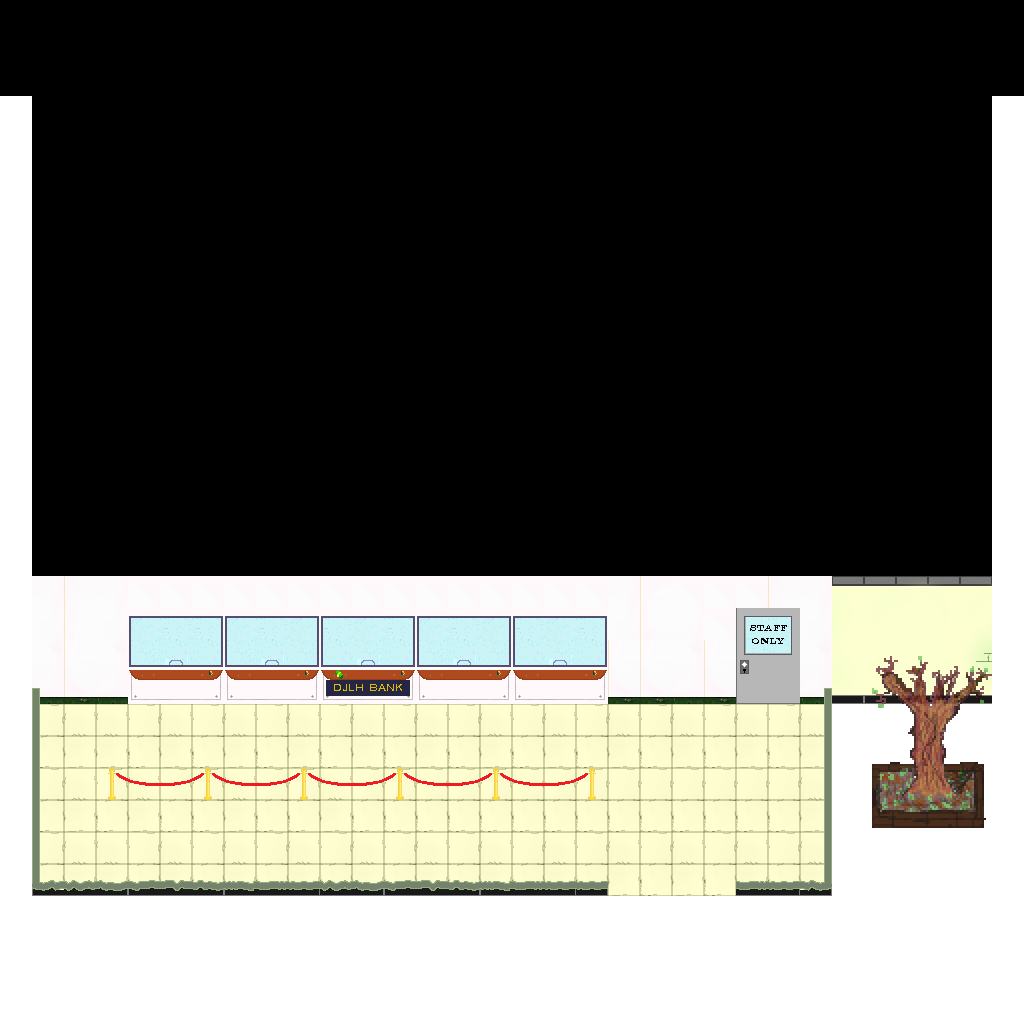

Below is a game level as drawn by its tile map, then a one-line description and the .tmx that defines it (tile-layer data replaced by summaries):
An orthogonal 32x32 tile map with 32x32 px tiles, 5 tile layers (floor, vault, wall_foyer, foyer, ...), 6 hidden layers not drawn, 2 tilesets and 46 objects (collision_door_staff, collision_door_main, collision_door_vault, collision_door_prevault, objective_3, ...).

<map version="1.0" orientation="orthogonal" renderorder="right-down" width="32" height="32" tilewidth="32" tileheight="32" nextobjectid="92">
 <tileset firstgid="1" name="tileset" tilewidth="32" tileheight="32">
  <image source="tileset.png" width="512" height="512" />
 </tileset>
 <tileset firstgid="257" name="sign" tilewidth="32" tileheight="32">
  <image source="sign.png" width="480" height="288" />
 </tileset>
 <layer name="floor" width="32" height="32">
  <data>[1024 cells, 928 non-empty, 41 distinct tile ids]</data>
 </layer>
 <layer name="wall_vault" width="32" height="32" visible="0">
  <data>[1024 cells, 0 non-empty, 0 distinct tile ids]</data>
 </layer>
 <layer name="vault" width="32" height="32">
  <data>[1024 cells, 264 non-empty, 80 distinct tile ids]</data>
 </layer>
 <layer name="wall_prevault" width="32" height="32" visible="0">
  <data>[1024 cells, 432 non-empty, 34 distinct tile ids]</data>
 </layer>
 <layer name="prevault" width="32" height="32" visible="0">
  <data>[1024 cells, 9 non-empty, 7 distinct tile ids]</data>
 </layer>
 <layer name="wall_offices" width="32" height="32" visible="0" opacity="0.97">
  <data>[1024 cells, 450 non-empty, 23 distinct tile ids]</data>
 </layer>
 <layer name="offices" width="32" height="32" visible="0">
  <data>[1024 cells, 50 non-empty, 16 distinct tile ids]</data>
 </layer>
 <layer name="wall_foyer" width="32" height="32">
  <data>[1024 cells, 630 non-empty, 52 distinct tile ids]</data>
 </layer>
 <layer name="foyer" width="32" height="32">
  <data>[1024 cells, 49 non-empty, 19 distinct tile ids]</data>
 </layer>
 <layer name="wall_outside" width="32" height="32" visible="0">
  <data>[1024 cells, 780 non-empty, 191 distinct tile ids]</data>
 </layer>
 <layer name="outside" width="32" height="32" opacity="0.9">
  <data>[1024 cells, 32 non-empty, 32 distinct tile ids]</data>
 </layer>
 <objectgroup name="collision">
  <object id="14" x="32" y="880" width="576" height="16" />
  <object id="22" x="736" y="880" width="96" height="16" />
  <object id="23" x="32" y="688" width="704" height="16" />
  <object id="24" x="800" y="688" width="32" height="16" />
  <object id="25" name="collision_door_staff" x="736" y="688" width="64" height="16" />
  <object id="26" name="collision_door_main" x="608" y="880" width="128" height="16" />
  <object id="27" x="824" y="704" width="8" height="192" />
  <object id="29" x="32" y="704" width="8" height="192" />
  <object id="30" x="32" y="576" width="8" height="128" />
  <object id="32" x="664" y="576" width="8" height="32" />
  <object id="33" x="832" y="688" width="160" height="16" />
  <object id="34" x="984" y="704" width="8" />
  <object id="36" x="984" y="512" width="8" height="192" />
  <object id="39" x="864" y="496" width="128" height="16" />
  <object id="40" x="864" y="576" width="8" height="16" />
  <object id="43" x="864" y="592" width="120" height="16" />
  <object id="44" x="864" y="672" width="8" height="16" />
  <object id="48" x="96" y="768" width="512" height="32" />
  <object id="51" x="608" y="576" width="56" />
  <object id="53" x="608" y="288" width="64" height="288" />
  <object id="55" x="672" y="368" width="32" height="16" />
  <object id="56" x="832" y="368" width="160" height="16" />
  <object id="57" x="608" y="224" width="96" height="64" />
  <object id="58" x="832" y="224" width="160" height="64" />
  <object id="61" x="928" y="96" width="64" height="128" />
  <object id="63" x="32" y="160" width="64" height="352" />
  <object id="65" x="984" y="288" width="8" height="96" />
  <object id="66" x="984" y="384" width="8" height="128" />
  <object id="67" x="944" y="384" width="32" height="112" />
  <object id="68" name="collision_door_vault" x="704" y="256" width="128" height="32" />
  <object id="69" name="collision_door_prevault" x="704" y="368" width="128" height="16" />
  <object id="72" x="416" y="320" width="192" height="56" />
  <object id="73" x="416" y="448" width="192" height="64" />
  <object id="74" x="96" y="448" width="192" height="64" />
  <object id="75" x="96" y="320" width="192" height="56" />
  <object id="76" x="32" y="144" width="896" height="16" />
  <object id="77" x="40" y="512" width="568" height="64" />
 </objectgroup>
 <objectgroup name="objective">
  <object id="81" x="944" y="392" height="40" />
  <object id="82" name="objective_3" x="896" y="384" width="48" height="80">
   <properties>
    <property name="message" value="&quot;Retrieve Keychain Planted by Insider&quot;" />
    <property name="time" value="2" />
   </properties>
  </object>
  <object id="83" name="objective_1" x="352" y="712" width="96" height="48">
   <properties>
    <property name="message" value="&quot;Threaten Teller To Unlock Door.&quot;" />
    <property name="time" value="5" />
   </properties>
  </object>
  <object id="84" name="objective_2" x="864" y="608" width="120" height="80">
   <properties>
    <property name="message" value="&quot;Hack Computer To Disable Camera.&quot;" />
    <property name="time" value="40" />
   </properties>
  </object>
  <object id="85" name="objective_4" x="704" y="384" width="128" height="48">
   <properties>
    <property name="message" value="&quot;Try Keys to Unlock.&quot;" />
    <property name="time" value="30" />
   </properties>
  </object>
  <object id="86" name="objective_5" x="704" y="768" width="64" height="64">
   <properties>
    <property name="message" value="&quot;Retrieve drill from Jetroid's corpse.&quot;" />
    <property name="time" value="2" />
   </properties>
  </object>
  <object id="88" name="objective_6" x="704" y="288" width="128" height="40">
   <properties>
    <property name="message" value="&quot;Drill the Vault Door.&quot;" />
    <property name="time" value="30" />
   </properties>
  </object>
  <object id="89" name="objective_7" x="416" y="264" width="190" height="56">
   <properties>
    <property name="message" value="&quot;Bag Gold.&quot;" />
    <property name="time" value="2" />
   </properties>
  </object>
  <object id="91" name="objective_8" x="64" y="928" width="32" height="80">
   <properties>
    <property name="message" value="&quot;Get back to the Van.&quot;" />
    <property name="time" value="0" />
   </properties>
  </object>
 </objectgroup>
</map>